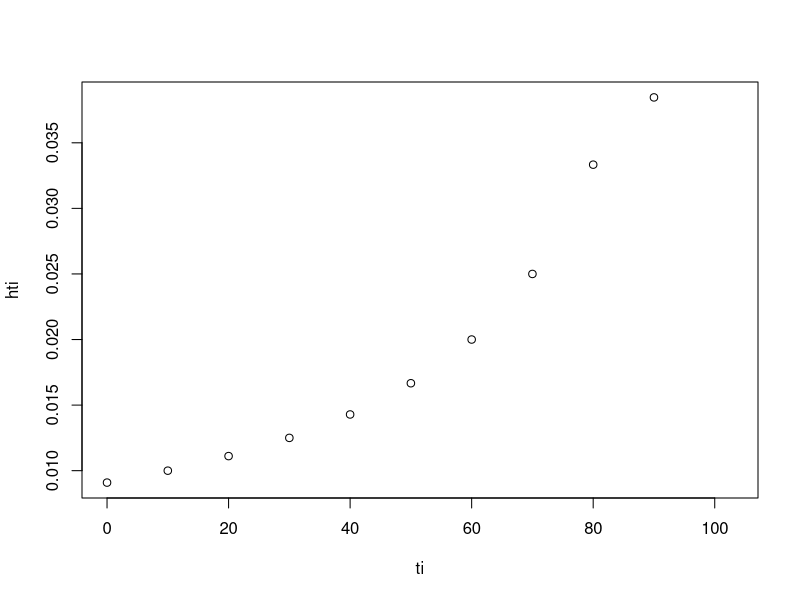
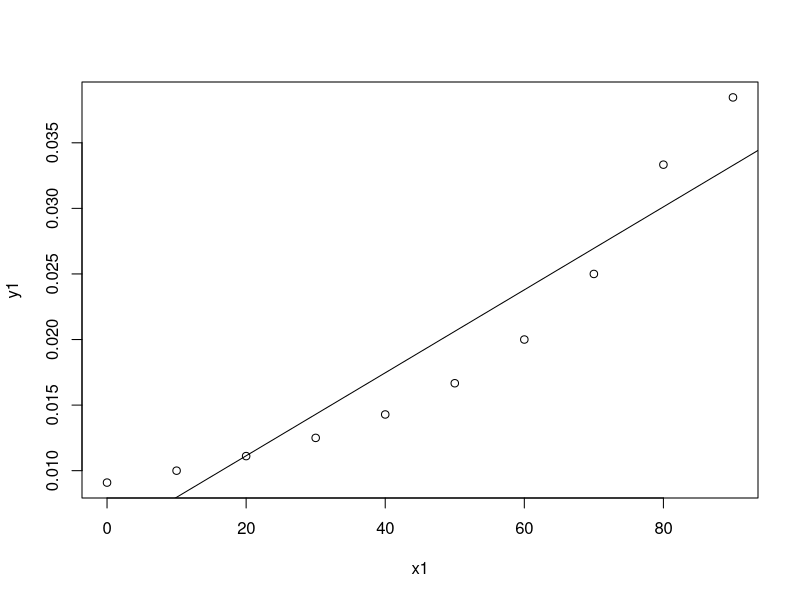
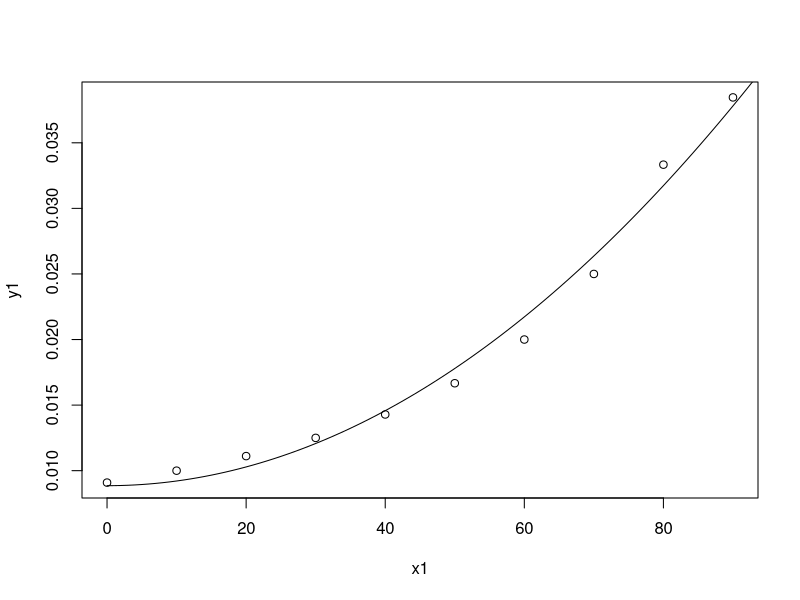

Recreate these plots in R, in order.
# =================================
# Example 4.17 on Page 260.
# =================================

# Original data set seems wrong
#   c(10,20,30,40,50,60,70,80,93,111)

data = c(10,20,30,40,50,60,70,80,90,103)
n = length(data)

i  = 0:n
ti = c(0, sort(data) )
ti1= c(sort(data), NA )

# ---------------------------------------------
# NOTE: Herd-Johnson (a=0)
#       Bernard / Median rank (a=0.3), 
#       Blom (a=3/8), 
# https://en.wikipedia.org/wiki/Q%E2%80%93Q_plot 
# ---------------------------------------------

Fti = c(0, ppoints(n,a=0)) # Herd-Johnson 
# Textbook said median rank is used. Herd-Johnson is actually used.

Rti = 1-Fti

fti = c(diff(Fti)/diff(ti), NA)

hti = fti / Rti


#===========================================
# Table 4.3 on Page 260
#  Table 4.3 in the textbook seems wrong. 
cbind(i, ti, ti1, Fti, Rti, fti, hti, hti*1000)

plot(ti, hti)  ## quadratic model seems better.

lm (hti ~ ti)

# The above lm() is the same as below b/c R removes NA automatically
y1 = hti[1:10]
x1 = ti[1:10]

lm (y1 ~ x1)

LM = lm (y1 ~ x1)  

plot(x1,y1)
abline(LM)

# Advanced 
# Using the quadratic model.
LM2 = lm (y1 ~ I(x1^2) )
LM2 
plot(x1,y1)
tt = seq(0,100,l=101)
lines( tt, 8.855e-03 +  3.575e-06 * tt^2 )




